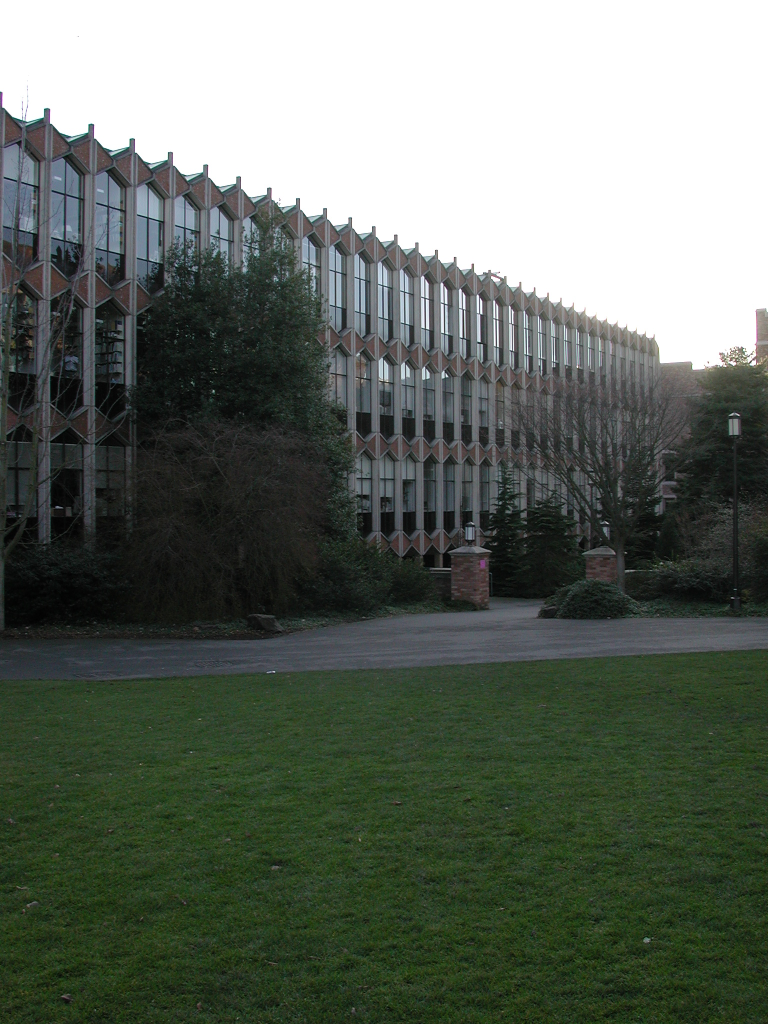
#> input picture pano1/100NIKON-DSCN0011_DSCN0011.JPG, 1536 x 2048 px (shown at 1/2 size); its folder holds 4 pictures in this run
$ python main.py
#> lines starting #> are read from the running program, lines starting #| are printed output that depends on the picture
import cv2
import numpy as np
import math
import pickle
import ransac
from concurrent.futures import ProcessPoolExecutor
# [74 lines left out: functions cylindrical_projection, cylindrical_projection_pallel, not called in this run]

def get_valid_width(img):
    h, w = img.shape[:2]
    # 图像中心点
    x_c = w / 2
    valid_area = []
    for x in [0,w-1]:
        x_shift = x - x_c
        theta = math.atan(x_shift / f)
        x_cyl = int(f * theta + x_c)
        print(x_cyl)
        valid_area.append(x_cyl)
    return valid_area

# [142 lines left out: functions compute_images_offsets, stitch_images_o, cylindrical_to_normal, focus_lenth_correct, not called in this run]


if __name__ == "__main__":
    # command = "use pre-data"
    command = "run data"

    f = 2230  # 设置适当的焦距
    # 加载图像
    # w = 1536
    images = [f'pano1/100NIKON-DSCN00{i:02d}_DSCN00{i:02d}.JPG' for i in range(25, 8,-1)]
    image_list = [cv2.imread(image_path) for image_path in images]
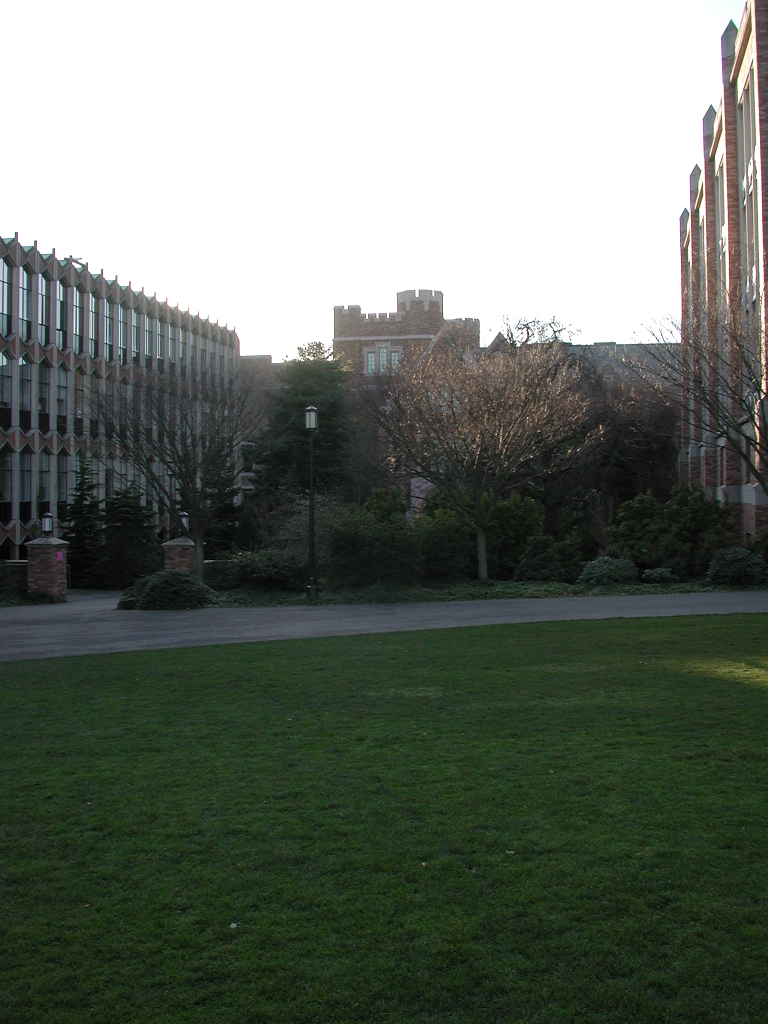
#> input picture pano1/100NIKON-DSCN0010_DSCN0010.JPG, 1536 x 2048 px (shown at 1/2 size)
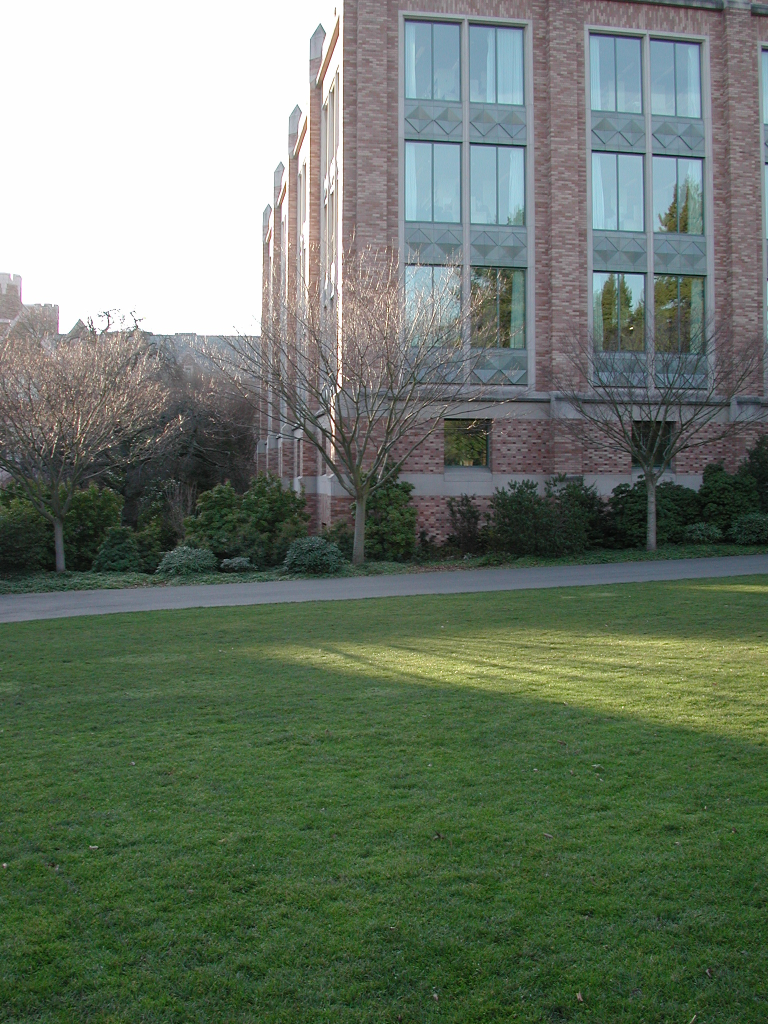
#> input picture pano1/100NIKON-DSCN0009_DSCN0009.JPG, 1536 x 2048 px (shown at 1/2 size)
#> image_list = 17 items

#> (the run stopped early here; a loop or call above may not have finished)
